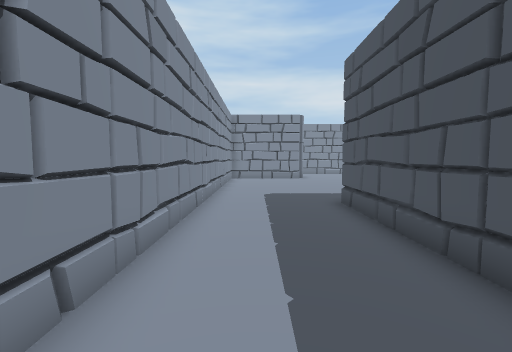
View 1 (above)

17 first-person views from a walk through a Unity game level. The camera is 1.4 m above the floor, tilts 4° down and sees 90° across. The floor is counted in squares, 1 m on a side. Each view is taken from the middle of a square. On the plan, view 1 faces up. The plan holds only what a view shows up to about 13 squares ahead; the rest is blank. The place goes on beyond the plan.

View 2
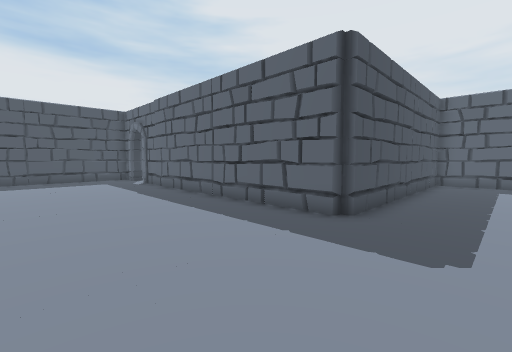

View 3
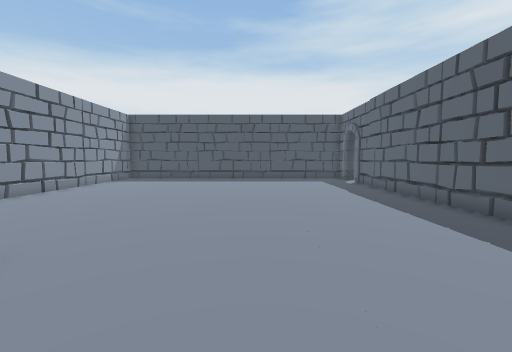

View 4
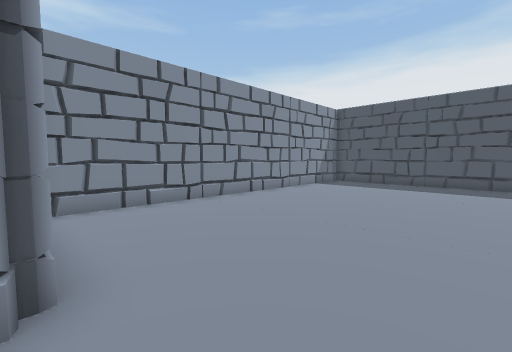

View 5
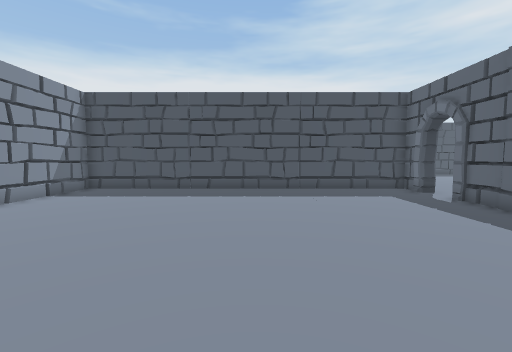

View 6
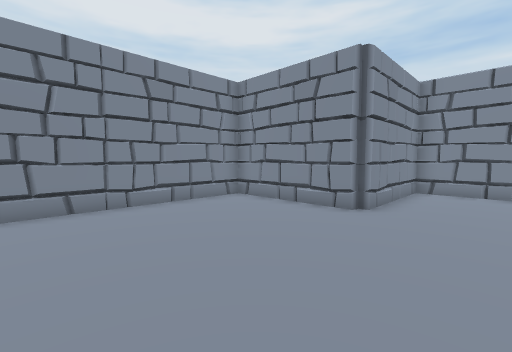

View 7
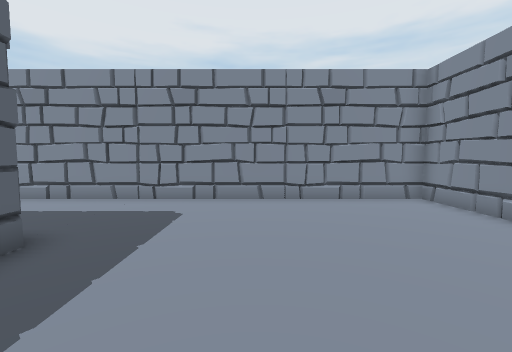

View 8
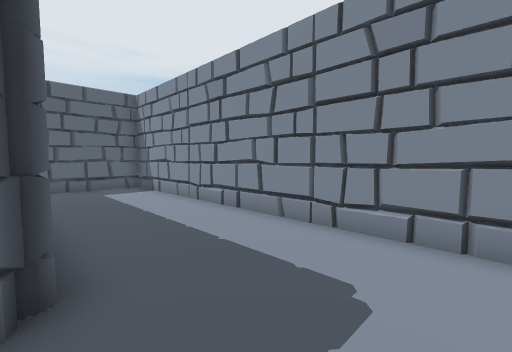

View 9
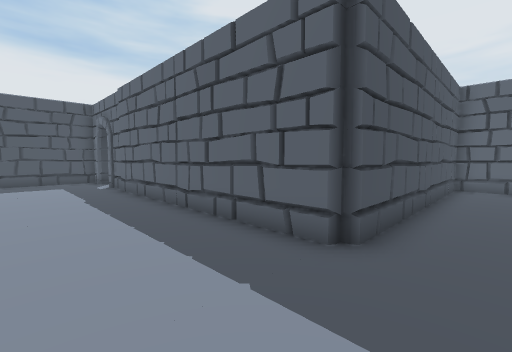

View 10
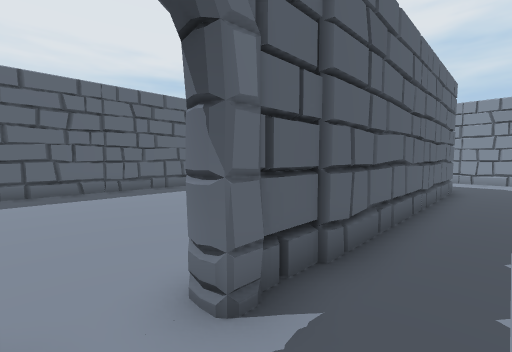

View 11
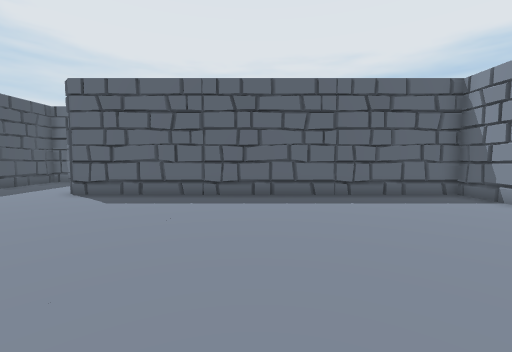

View 12
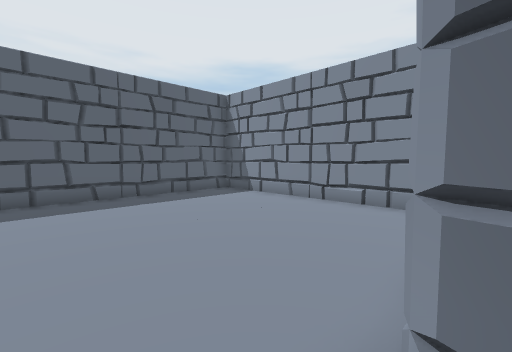

View 13
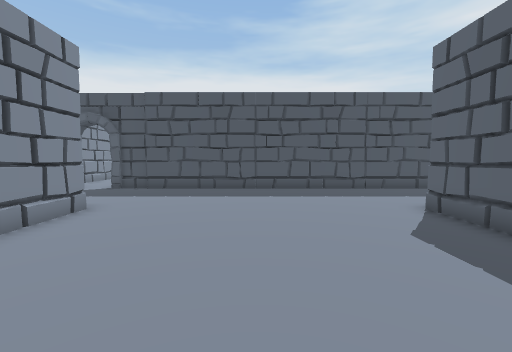

View 14
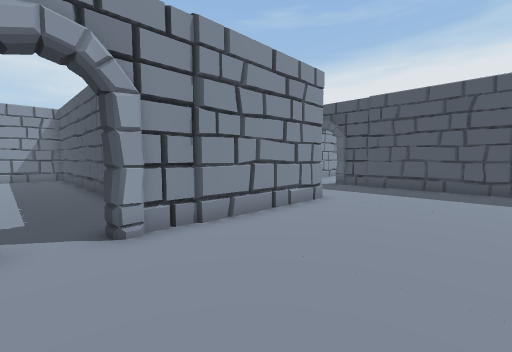

View 15
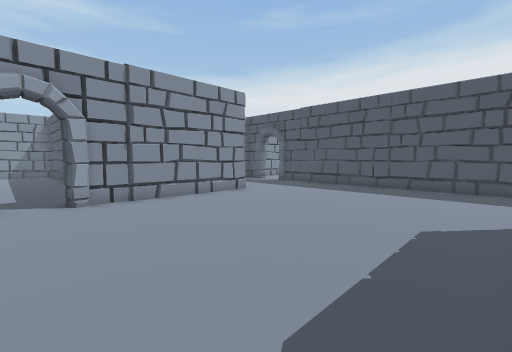

View 16
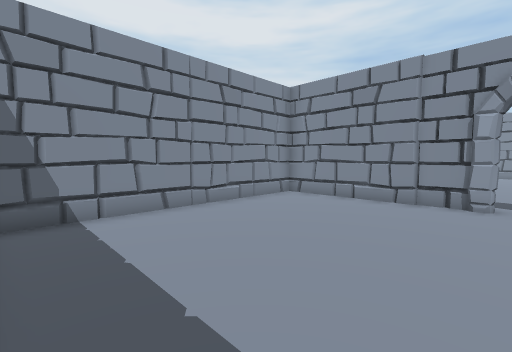

View 17
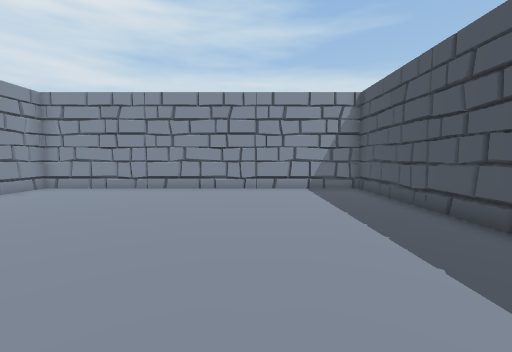

### Floor plan
Points are (right, up) in squares from view 1. A wall is a line through its corners. A room is listed if a view was taken in it or the views show most of it. See-through windows are left out.
Room 1 (views 1, 2, 3, 4, 5, 6, 7, 8, 9, 10, 11, 12, 17)
walls: (3, 17.7) (-1.7, 17.7) (-1.7, -1.7) (2.7, -1.7) (2.7, 7.9) (3, 8.3) (14.7, 8.3) (14.8, 7.7); (2.7, 8) (3.1, 8.3); (14.8, 8.3) (14.7, 7.7); (16.3, 7.7) (16.2, 8.3) (17.7, 8.3) (17.7, 22.7) (3.3, 22.7) (3.3, 18)
low walls: (14.3, 8.1) (14.8, 8.1)
ways out: opening at (15.5, 8) to room 2
Room 2 (views 13, 14, 15, 16)
walls: (23, 7.7) (16.3, 7.7); (14.8, 7.7) (8.3, 7.7) (8.3, -1.7) (23, -1.7); (27.7, -3.5) (27.7, 9.6)
ways out: opening at (15.5, 8) to room 1; opening at (28, 10.5)

Positions as (right, up) in squares from view 1, and headings:
1: (0, 0), facing up
2: (0, 14), facing down-right
3: (0, 14), facing right
4: (3, 15), facing up-right
5: (6, 15), facing right
6: (6, 11), facing up-left
7: (7, 12), facing left
8: (3, 11), facing down-left
9: (1, 12), facing down-right
10: (16, 10), facing down-left
11: (16, 8), facing down
12: (16, 8), facing down-left
13: (16, 3), facing right
14: (15, 3), facing up-right
15: (15, -1), facing up-right
16: (15, -1), facing up-left
17: (13, 11), facing up
